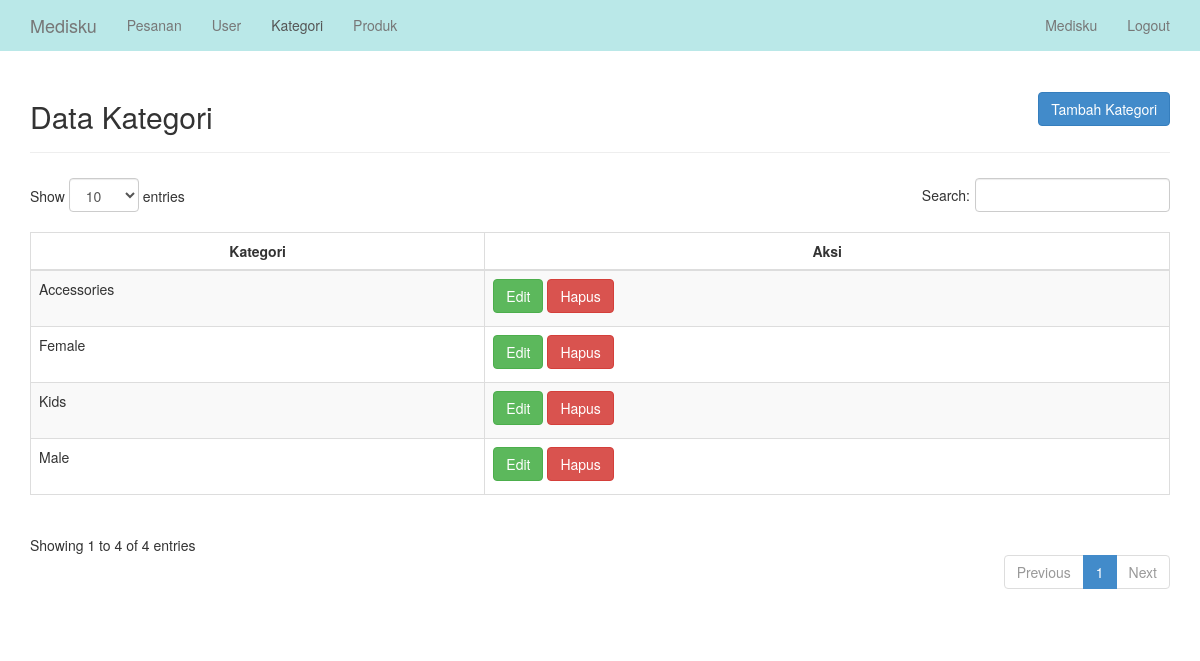
/admin/kategori.php (signed in), run on the app's committed database.
### tables this page shows
CREATE TABLE `kategori` (
  `id_kategori` int(11) NOT NULL,
  `kategori` varchar(35) NOT NULL
);

### admin/kategori.php (the view, shortened to what this page needs)
<?php
    include "../koneksi/config.php";
?>
<!DOCTYPE html>
<html>
<head>
    <link href="../assets/css/bootstrap.css" rel="stylesheet">
    <link href="../assets/css/datatables.css" rel="stylesheet">
    <link href="../assets/css/style.css" rel="stylesheet" />
</head>
<body>
  <nav class="navbar navbar-default navbar-fixed-top" role="navigation">
      <div class="container">
          <div class="navbar-header">
              <a class="navbar-brand" href="home.php"> Medisku </a>
          </div>
          <div class="collapse navbar-collapse" id="bs-example-navbar-collapse-1">
              <ul class="nav navbar-nav">
                  <li><a href="home.php">Pesanan</a></li>
                  <li><a href="pengguna.php">User</a></li>
                  <li class="active"><a href="kategori.php">Kategori</a></li>
                  <li><a href="barang.php">Produk</a></li>
              </ul>
              <ul class="nav navbar-nav navbar-right">
                  <li>
                      <a href="user.php"><?php echo ucwords($_SESSION['nama'] ) ?></a>
                  </li>
                  <li>
                      <a href="logout.php">Logout</a>
                  </li>
              </ul>
          </div>
      </div>
  </nav>
  <div class="container">
    <br><br>
    <div class="page-header" style="display: flex; justify-content: space-between; align-items: center;">
      <h2> Data Kategori </h2>
      <button class="btn btn-primary" data-toggle="modal" data-target="#tambah">Tambah Kategori</button>
    </div>
    <table id="tables" class="table table-responsive table-bordered table-striped">
      <thead>
        <tr>
          <th style="text-align: center;">Kategori</th>
          <th style="text-align: center;">Aksi</th>
        </tr>
      </thead>
      <?php
        $sql = "select * from kategori";
        $query = mysqli_query($connect, $sql);
        $no = 1;
        while ($data = mysqli_fetch_array($query)){ ?>
          <tr>
            <td><?php echo ucwords("$data[kategori]"); ?></td>
            <td>
              <button class="btn btn-success" data-toggle="modal" data-target="#edit<?php echo $no; ?>">Edit</button>
              <a href="hapus_kategori.php?id_kategori=<?php echo "$data[id_kategori]"; ?>" onclick='return confirm("Anda Yakin?")' class="btn btn-danger">Hapus</a>
            </td>
          </tr>
        <?php $no++; }
      ?>
    </table>
  </div>
</body>
</html>

### assets/css/datatables.css (style rules this page uses)
table.dataTable thead { cursor: pointer; }

### assets/css/style.css (style rules this page uses)
.btn { margin-bottom:5px; }

### data on the page
kategori: kategori "Accessories"
kategori: kategori "Female"
kategori: kategori "Male"
kategori: kategori "Kids"

### other printed values
$_SESSION['nama'] "Medisku"
